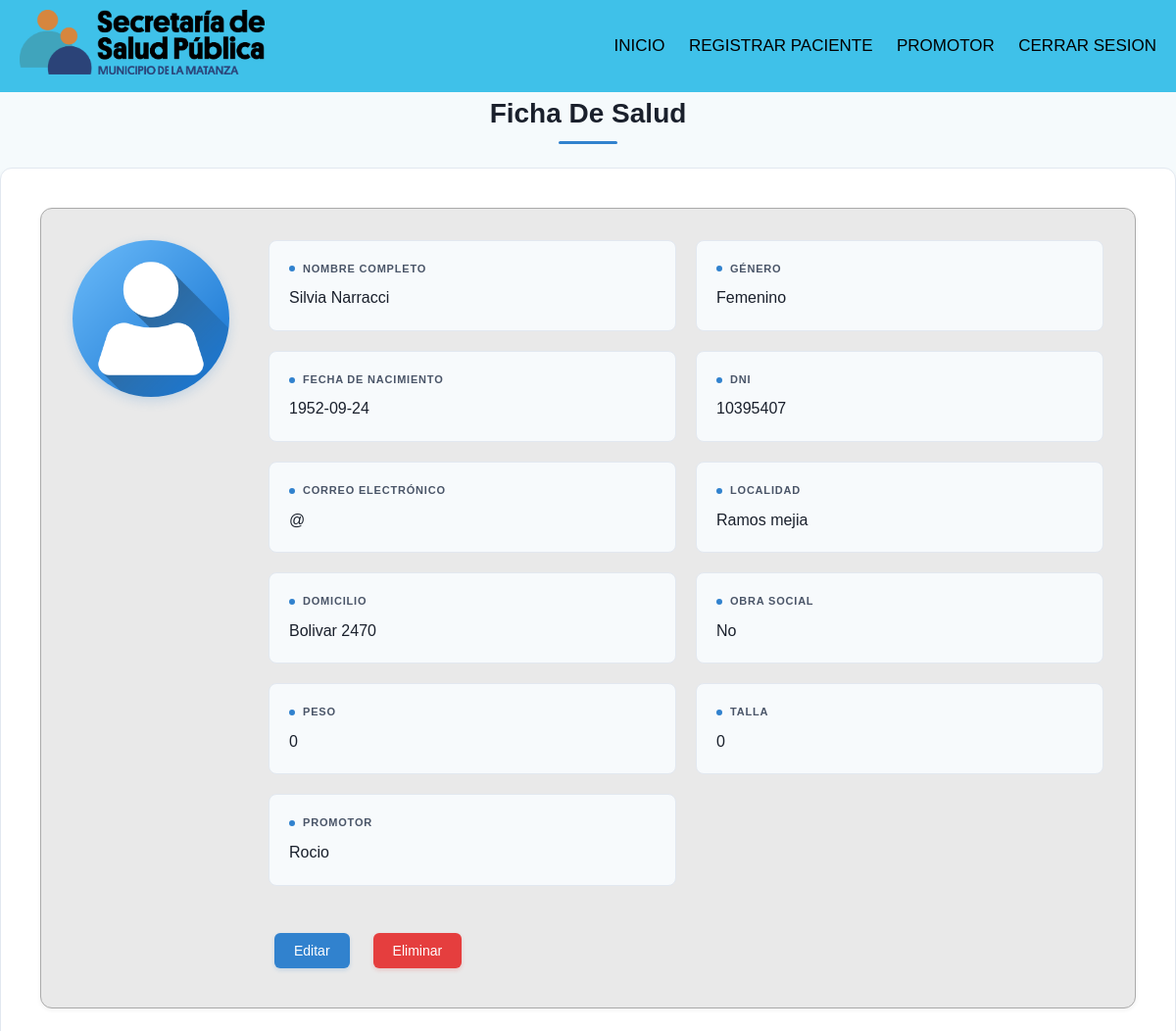
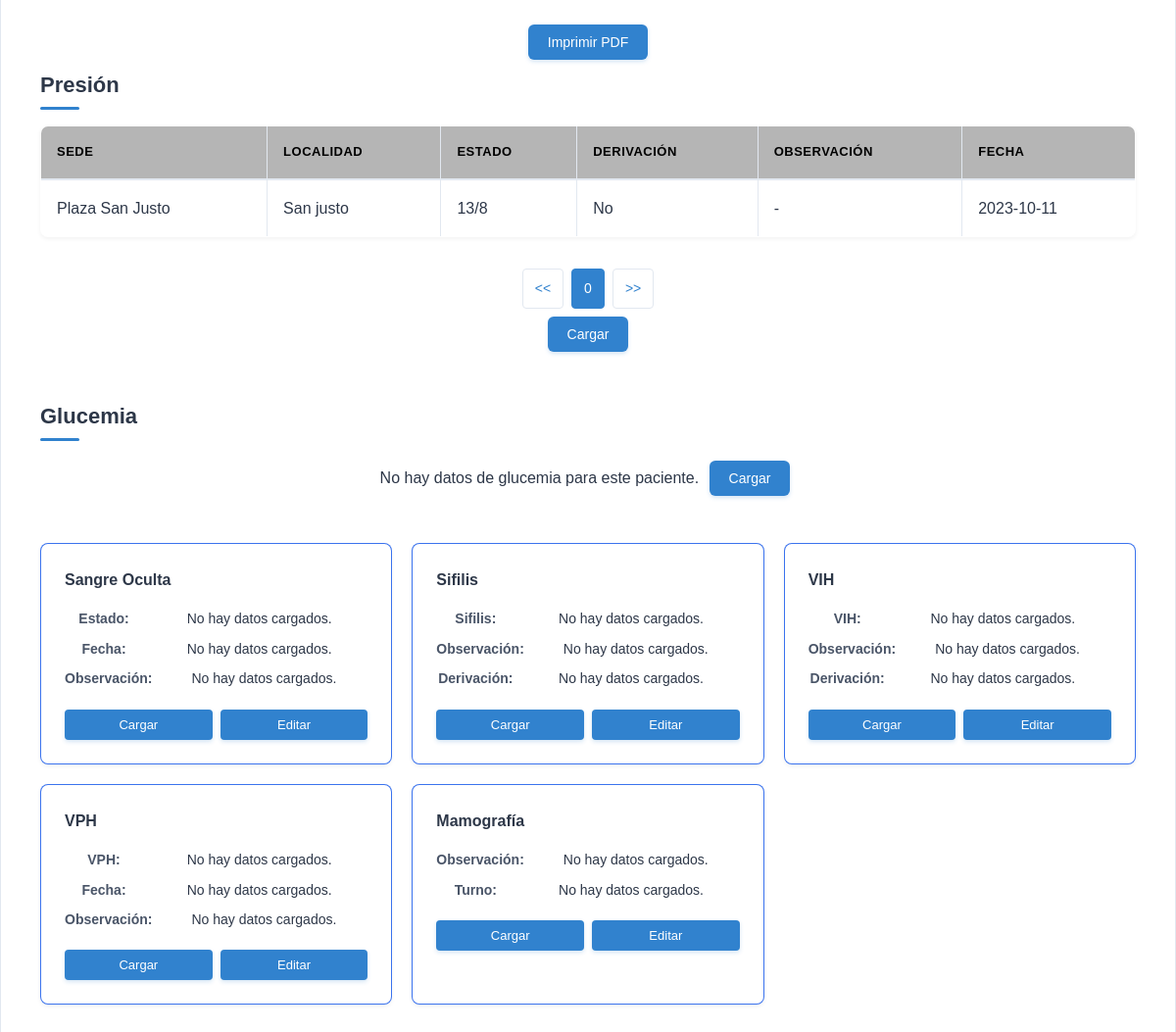
Page /admin/ficha_paciente.php?id_paciente=36 (signed in) on the committed database (2 pictures, top to bottom).
### tables this page shows
CREATE TABLE `pacientes` (
  `id_paciente` int(11) NOT NULL,
  `nombre` varchar(50) NOT NULL,
  `apellido` varchar(50) NOT NULL,
  `dni` varchar(10) NOT NULL,
  `celular` int(30) NOT NULL,
  `genero` varchar(30) NOT NULL,
  `fecha_nacimiento` text NOT NULL,
  `correo_electronico` varchar(100) NOT NULL,
  `localidad` varchar(50) NOT NULL,
  `domicilio` varchar(50) NOT NULL,
  `obra_social` varchar(10) NOT NULL,
  `peso` varchar(5) NOT NULL,
  `talla` varchar(3) NOT NULL,
  `promotor` varchar(50) NOT NULL
);

CREATE TABLE `presion` (
  `id_paciente` int(11) NOT NULL,
  `sede` varchar(50) NOT NULL,
  `localidad` varchar(50) NOT NULL,
  `estado` varchar(30) NOT NULL,
  `derivacion` varchar(30) NOT NULL,
  `observacion` text NOT NULL,
  `fecha` varchar(30) NOT NULL
);

### admin/ficha_paciente.php (the view, shortened to what the rows shown need)
<!DOCTYPE html>
<html lang="en">
<head>
    <link rel="stylesheet" href="../css/ficha1.css">
    </head>
<body>
    <div class="center">
    <?php
            $id_cargo = $_SESSION['id_cargo'];
            include ("../db/conexion.php");
            $cantidadregistros_presion = "5";
            $numpagina_presion = "0";
        if(isset($_GET['id_paciente'])){
            $id_paciente = $_GET['id_paciente'];
            $datos_personales = "SELECT nombre, apellido, genero, fecha_nacimiento, dni, correo_electronico,
            localidad, domicilio, obra_social, peso, talla, promotor
            FROM pacientes WHERE id_paciente = $id_paciente";
            $datos_presion = "SELECT sede, localidad, estado, derivacion, observacion, fecha
            FROM presion WHERE id_paciente = $id_paciente LIMIT $cantidadregistros_presion OFFSET " . ($cantidadregistros_presion*$numpagina_presion);
                $resultadopersonales = $conex->query($datos_personales);
                $resultadopresion = $conex->query($datos_presion);
                $genero = null;
                if ($datospersonales = $resultadopersonales->fetch_assoc()) {
                    $nombre = $datospersonales['nombre'];
                    $apellido = $datospersonales['apellido'];
                    $genero = $datospersonales['genero'];
                    $fecha_nacimiento = $datospersonales['fecha_nacimiento'];
                    $dni = $datospersonales['dni'];
                    $correo_electronico = $datospersonales['correo_electronico'];
                    $localidad = $datospersonales['localidad'];
                    $domicilio = $datospersonales['domicilio'];
                    $obra_social = $datospersonales['obra_social'];
                    $peso = $datospersonales['peso'];
                    $talla = $datospersonales['talla'];
                    $promotor = $datospersonales['promotor'];
                }
        }
        ?>
    <div class="conteiner">
    <div class="datos_personales">
        <div class="datos_personales1">
        <?php
            if (isset($nombre)) {
                echo "<div class='info-card'>";
                echo "<h4>Nombre completo</h4>";
                echo "<p>" . $nombre . " " . $apellido . "</p>";
                echo "</div>";
                echo "<div class='info-card'>";
                echo "<h4>Género</h4>";
                echo "<p>" . $genero . "</p>";
                echo "</div>";
                echo "<div class='info-card'>";
                echo "<h4>Fecha de nacimiento</h4>";
                echo "<p>" . $fecha_nacimiento . "</p>";
                echo "</div>";
                echo "<div class='info-card'>";
                echo "<h4>DNI</h4>";
                echo "<p>" . $dni . "</p>";
                echo "</div>";
                echo "<div class='info-card'>";
                echo "<h4>Correo electrónico</h4>";
                echo "<p>" . $correo_electronico . "</p>";
                echo "</div>";
                echo "<div class='info-card'>";
                echo "<h4>Localidad</h4>";
                echo "<p>" . $localidad . "</p>";
                echo "</div>";
                echo "<div class='info-card'>";
                echo "<h4>Domicilio</h4>";
                echo "<p>" . $domicilio . "</p>";
                echo "</div>";
                echo "<div class='info-card'>";
                echo "<h4>Obra social</h4>";
                echo "<p>" . $obra_social . "</p>";
                echo "</div>";
                echo "<div class='info-card'>";
                echo "<h4>Peso</h4>";
                echo "<p>" . $peso . "</p>";
                echo "</div>";
                echo "<div class='info-card'>";
                echo "<h4>Talla</h4>";
                echo "<p>" . $talla . "</p>";
                echo "</div>";
                echo "<div class='info-card'>";
                echo "<h4>Promotor</h4>";
                echo "<p>" . $promotor . "</p>";
                echo "</div>";
                echo "<div class='actions-container'>";
                echo "<button><a href='editar_paciente.php?id=" . $id_paciente . "' class='editar'>Editar</a></button>";
                if ($id_cargo == 1 || $id_cargo == 2) {
                    echo "<button class='eliminar1'><a href='eliminar_pacientes.php?id=" . $id_paciente . "' onclick='return confirm(\"¿Estás seguro de que deseas eliminar este paciente?\")' class='eliminar'>Eliminar</a></button>";
                }
                echo "</div>";
            } else {
                echo "No se encontraron datos para el paciente con ID: $id_paciente";
            }
        ?>
        </div>
    </div>
    <div class="presion">
        <?php
            if (isset($nombre)) {
                if ($datospresion = $resultadopresion->fetch_assoc()) {
                    echo "<table border=1>";
                    echo "<tr>";
                    echo "<th>Sede</th>";
                    echo "<th>Localidad</th>";
                    echo "<th>Estado</th>";
                    echo "<th>Derivación</th>";
                    echo "<th>Observación</th>";
                    echo "<th>Fecha</th>";
                    echo "</tr>";
                    do {
                        echo "<tr>";
                        echo "<td>" . $datospresion['sede'] . "</td>";
                        echo "<td>" . $datospresion['localidad'] . "</td>";
                        echo "<td>" . $datospresion['estado'] . "</td>";
                        echo "<td>" . $datospresion['derivacion'] . "</td>";
                        echo "<td>" . $datospresion['observacion'] . "</td>";
                        echo "<td>" . $datospresion['fecha'] . "</td>";
                        echo "</tr>";
                    } while ($datospresion = $resultadopresion->fetch_assoc());
                    echo "</table>";
                } else {
                    echo "No hay datos de presión para este paciente.";
                }
            }
        ?>
    </div>
    </div>
    </div>
    </body>
</html>

### rows in the picture
pacientes: nombre "Silvia", apellido "Narracci", genero "Femenino", fecha_nacimiento "1952-09-24", dni "10395407", correo_electronico "@", localidad "Ramos mejia", domicilio "Bolivar 2470", obra_social "No", peso "0", talla "0", promotor "Rocio"
presion: sede "Plaza San Justo", localidad "San justo", estado "13/8", derivacion "No", observacion "-", fecha "2023-10-11"

### other values in the picture
$numpagina_presion "0"
$estadosangreoculta "No hay datos cargados."
$fechasangreoculta "No hay datos cargados."
$observacionsangreoculta "No hay datos cargados."
$sifilis "No hay datos cargados."
$observacionsifilis "No hay datos cargados."
$derivacionsifilis "No hay datos cargados."
$vih "No hay datos cargados."
$observacionvih "No hay datos cargados."
$derivacionvih "No hay datos cargados."
$estadovph "No hay datos cargados."
$fechavph "No hay datos cargados."
$observacionvph "No hay datos cargados."
$observacionmamografia "No hay datos cargados."
$turnomamografia "No hay datos cargados."
